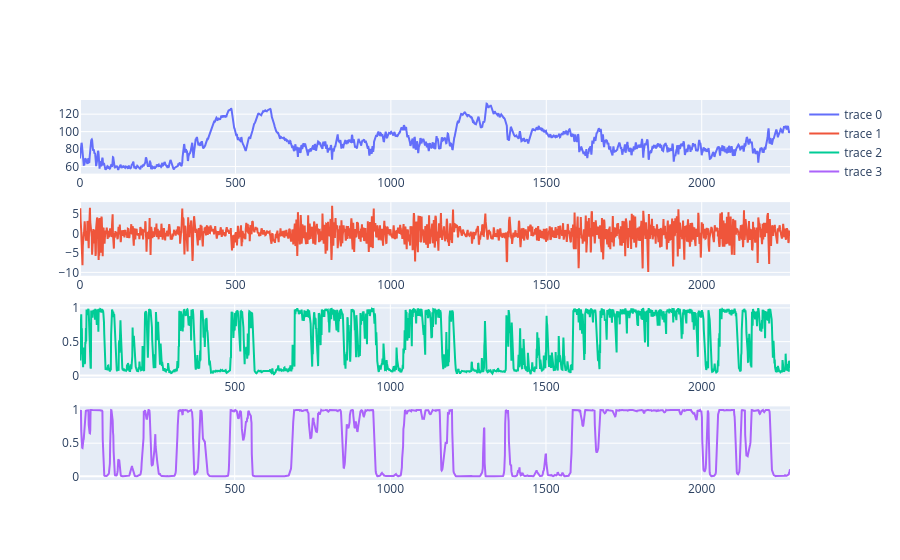

The code cell stored with this chart in its notebook:
### Code cell
# This illustrates pretty well what the 2 states represent.
# State 0 represent the increasing / descreasing hr phases, in a concave form (that's why the coeffs do not 
# sum to 1 exactly but rather 0.8, it's a "shrinking" increase/decrease)
# State 1 represent the "white noise" phase where there is just a lot of variance and no clear pattern 
# showing in which direction the hr is evolving.

# x from 358 to 740 approx

fig = make_subplots(rows = 4, cols = 1)

subject_id = 3

n = len(differenced_hrs[subject_id])

filtered0 = results_msar3var[subject_id].filtered_marginal_probabilities.iloc[:,0]
smoothed0 = results_msar3var[subject_id].smoothed_marginal_probabilities.iloc[:,0]

fig.add_trace(
go.Scatter(x=hrs[subject_id].iloc[:n//2].index, y=hrs[subject_id].iloc[:n//2].values, mode="lines"),
row=1, col=1
)
fig.add_trace(
go.Scatter(x=differenced_hrs[subject_id][:n//2].index, y=differenced_hrs[subject_id][:n//2].values, mode="lines"),
row=2, col=1
)
fig.add_trace(
go.Scatter(x=filtered0.index, y=filtered0.values, mode="lines"),
row=3, col=1
)
fig.add_trace(
go.Scatter(x=smoothed0.index, y=smoothed0.values, mode="lines"),
row=4, col=1
)

fig.show()

### Figure 1 — Plotly figure (JSON) as saved in the notebook; plotly's stock layout.template omitted (floating-point values rounded to 4 significant figures; data arrays with more than 128 entries replaced by an {"elided": "..."} marker saying what was removed)
{"data": [{"mode": "lines", "type": "scatter", "x": {"elided": "2285 int values"}, "xaxis": "x", "y": {"elided": "2285 float values"}, "yaxis": "y"}, {"mode": "lines", "type": "scatter", "x": {"elided": "2285 int values"}, "xaxis": "x2", "y": {"elided": "2285 float values"}, "yaxis": "y2"}, {"mode": "lines", "type": "scatter", "x": {"elided": "2282 int values"}, "xaxis": "x3", "y": {"elided": "2282 float values"}, "yaxis": "y3"}, {"mode": "lines", "type": "scatter", "x": {"elided": "2282 int values"}, "xaxis": "x4", "y": {"elided": "2282 float values"}, "yaxis": "y4"}], "layout": {"xaxis": {"anchor": "y", "domain": [0, 1]}, "xaxis2": {"anchor": "y2", "domain": [0, 1]}, "xaxis3": {"anchor": "y3", "domain": [0, 1]}, "xaxis4": {"anchor": "y4", "domain": [0, 1]}, "yaxis": {"anchor": "x", "domain": [0.8063, 1]}, "yaxis2": {"anchor": "x2", "domain": [0.5375, 0.7312]}, "yaxis3": {"anchor": "x3", "domain": [0.2687, 0.4625]}, "yaxis4": {"anchor": "x4", "domain": [0, 0.1938]}}}
